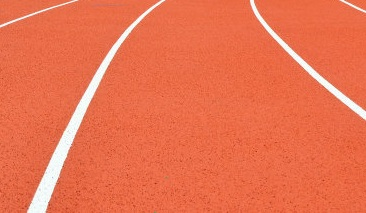
//> input picture testimage/2.jpg, 366 x 213 px
$ ./xunxian3_image_test ../testimage/2.jpg   (built with g++ and OpenCV 4)
//> lines starting //> are read from the running program, lines starting //| are printed output that depends on the picture; after the words box and inside, x2 and y2 are one past the last pixel; in counts of white or black regions, pixels touching at a corner belong together
//> further down, source is the input picture: 213 rows x 366 cols, CV_8UC3; mean B, G, R 79.1, 113.2, 234
// xunxian3 图片巡线测试
// 读取一张图片后持续显示结果，按 q 或 ESC 退出。
// 不使用摄像头、GPIO、电机或舵机。

#include <opencv2/opencv.hpp>

#include <array>
#include <iostream>
#include <string>

using namespace cv;
using namespace std;

namespace TrackConfig {
    constexpr int image_width = 320;
    constexpr int image_height = 180;
    constexpr int x_middle = 160;
    constexpr int wide_scan = 5;
    constexpr int wide_need = 2;
    constexpr int up_scan_wide = 130;
    constexpr int down_scan_wide = 170;
    constexpr int y_scan_wide = 5;

    constexpr int red1_h_min = 0;
    constexpr int red1_h_max = 34;
    constexpr int red2_h_min = 160;
    constexpr int red2_h_max = 179;
    constexpr int red_s_min = 75;
    constexpr int red_v_min = 70;

    constexpr int blue_h_min = 100;
    constexpr int blue_h_max = 140;
    constexpr int blue_s_min = 37;
    constexpr int blue_v_min = 100;
}

struct ScanState {
    int error = 0;
    std::array<int, 10> middle{};
    std::array<int, 10> left{};
    std::array<int, 10> right{};
};

static ScanState scan_state;

static Mat processTrackMask(const Mat& frame) {
    Mat resized;
    resize(frame, resized, Size(TrackConfig::image_width, TrackConfig::image_height));

    Mat blurred;
    GaussianBlur(resized, blurred, Size(5, 5), 0);

    Mat hsv;
    cvtColor(blurred, hsv, COLOR_BGR2HSV);
//> hsv: 180 rows x 320 cols, CV_8UC3; mean H, S, V 7.8, 169.3, 234

    Mat red_mask1;
    Mat red_mask2;
    Mat blue_mask;
    inRange(hsv,
            Scalar(TrackConfig::red1_h_min, TrackConfig::red_s_min, TrackConfig::red_v_min),
            Scalar(TrackConfig::red1_h_max, 255, 255), red_mask1);
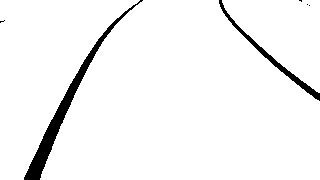
//> red_mask1: 180 rows x 320 cols, CV_8UC1; 95.9% white; 6 black regions (4 under 20 px), largest, box (x1, y1, x2, y2) and area: (24, 0, 143, 180) 1720, (219, 0, 320, 101) 656
    inRange(hsv,
            Scalar(TrackConfig::red2_h_min, TrackConfig::red_s_min, TrackConfig::red_v_min),
            Scalar(TrackConfig::red2_h_max, 255, 255), red_mask2);
//> red_mask2: 180 rows x 320 cols, CV_8UC1; every value is 0
    inRange(hsv,
            Scalar(TrackConfig::blue_h_min, TrackConfig::blue_s_min, TrackConfig::blue_v_min),
            Scalar(TrackConfig::blue_h_max, 255, 255), blue_mask);

    Mat mask = red_mask1 | red_mask2 | blue_mask;
    Mat kernel = getStructuringElement(MORPH_RECT, Size(5, 5));
    dilate(mask, mask, kernel, Point(-1, -1), 2);
    morphologyEx(mask, mask, MORPH_OPEN, kernel);
    morphologyEx(mask, mask, MORPH_CLOSE, kernel);
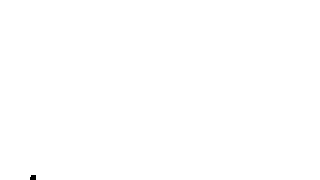
//> mask: 180 rows x 320 cols, CV_8UC1; 100% white; 1 black region, box (x1, y1, x2, y2) and area: (30, 175, 36, 180) 28
    return mask;
}

static void scanLine(const Mat& mask) {
    scan_state = ScanState{};
    int left_line_x = TrackConfig::x_middle;
    int right_line_x = TrackConfig::x_middle;
    int sample_count = 0;

    Mat scan_area = mask(Range(TrackConfig::up_scan_wide, TrackConfig::down_scan_wide), Range::all());
//> scan_area: 40 rows x 320 cols, CV_8UC1; every value is 255
    Mat bottom_row = scan_area.row(scan_area.rows - 1);
//> bottom_row = 320 values from 255 to 255

    while (left_line_x > TrackConfig::wide_scan + 1) {
        Mat area = bottom_row.colRange(left_line_x - TrackConfig::wide_scan, left_line_x);
        if (countNonZero(area) > TrackConfig::wide_need) break;
        --left_line_x;
    }
//> this loop made 1 pass
//> area on pass 1: [255, 255, 255, 255, 255]
//> after the loop, left_line_x = 160
    while (right_line_x < TrackConfig::image_width - TrackConfig::wide_scan - 1) {
        Mat area = bottom_row.colRange(right_line_x, right_line_x + TrackConfig::wide_scan);
        if (countNonZero(area) > TrackConfig::wide_need) break;
        ++right_line_x;
    }
//> after the loop, right_line_x = 160

    scan_state.left[0] = left_line_x;
//> scan_state.left = [160, 0, 0, 0, 0, 0, 0, 0, 0, 0]
    scan_state.right[0] = right_line_x;
//> scan_state.right = [160, 0, 0, 0, 0, 0, 0, 0, 0, 0]
    scan_state.middle[0] = (left_line_x + right_line_x) / 2;
//> scan_state.middle = [160, 0, 0, 0, 0, 0, 0, 0, 0, 0]
    scan_state.error = scan_state.middle[0] - TrackConfig::x_middle;
//> scan_state.error = 0
    sample_count = 1;

    int index = 1;
    for (int row = scan_area.rows - 1 - TrackConfig::y_scan_wide;
         row >= 0 && index < static_cast<int>(scan_state.middle.size());
         row -= TrackConfig::y_scan_wide) {
        Mat current_row = scan_area.row(row);
        int center = scan_state.middle[index - 1];
        int candidate = center;

        while (candidate > TrackConfig::wide_scan + 1) {
            Mat area = current_row.colRange(candidate - TrackConfig::wide_scan, candidate);
            if (countNonZero(area) > TrackConfig::wide_need) break;
            left_line_x = candidate;
            --candidate;
        }

        candidate = center;
        while (candidate < TrackConfig::image_width - TrackConfig::wide_scan - 1) {
            Mat area = current_row.colRange(candidate, candidate + TrackConfig::wide_scan);
            if (countNonZero(area) > TrackConfig::wide_need) break;
            right_line_x = candidate;
            ++candidate;
        }

        scan_state.left[index] = left_line_x;
        scan_state.right[index] = right_line_x;
        scan_state.middle[index] = (left_line_x + right_line_x) / 2;
        scan_state.error += scan_state.middle[index] - TrackConfig::x_middle;
        ++sample_count;
        ++index;
    }
//> this loop made 7 passes
//> after the loop, left_line_x = 160; right_line_x = 160; scan_state.error = 0; sample_count = 8; index = 8

    if (sample_count > 0) {
        scan_state.error /= sample_count;
    }
}

static void drawResult(Mat& display) {
    for (int index = 0; index < 10; ++index) {
        int y = TrackConfig::down_scan_wide - index * TrackConfig::y_scan_wide;
        if (y < TrackConfig::up_scan_wide) break;

        circle(display, Point(scan_state.left[index], y), 2, Scalar(0, 0, 255), -1);
        circle(display, Point(scan_state.right[index], y), 2, Scalar(0, 0, 255), -1);
        circle(display, Point(scan_state.middle[index], y), 2, Scalar(0, 255, 255), -1);
        line(display,
             Point(scan_state.left[index], y),
             Point(scan_state.right[index], y),
             Scalar(0, 255, 0), 1, LINE_AA);
    }
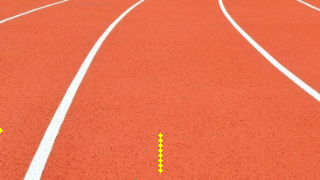
//> display: 180 rows x 320 cols, CV_8UC3; mean B, G, R 78.8, 113.3, 233.9

    line(display, Point(TrackConfig::x_middle, 0),
         Point(TrackConfig::x_middle, display.rows), Scalar(255, 255, 0), 1, LINE_AA);
    putText(display, "error=" + to_string(scan_state.error), Point(10, 25),
            FONT_HERSHEY_SIMPLEX, 0.7, Scalar(0, 255, 255), 2, LINE_AA);
}

int main(int argc, char** argv) {
    if (argc < 2) {
        cerr << "用法: ./xunxian3_image_test image.jpg" << endl;
        return 1;
    }

    Mat source = imread(argv[1], IMREAD_COLOR);
    if (source.empty()) {
        cerr << "图片读取失败: " << argv[1] << endl;
        return 1;
    }

    Mat image;
    resize(source, image, Size(TrackConfig::image_width, TrackConfig::image_height));

    namedWindow("xunxian3_image_test", WINDOW_NORMAL);
    resizeWindow("xunxian3_image_test", 1200, 420);
    cout << "xunxian3 图片测试启动，按 q 或 ESC 退出" << endl;

    while (true) {
        Mat mask = processTrackMask(image);
        scanLine(mask);

        Mat raw = image.clone();
        Mat mask_bgr;
        cvtColor(mask, mask_bgr, COLOR_GRAY2BGR);
        Mat result = image.clone();
        drawResult(result);

        putText(raw, "RAW", Point(10, 25), FONT_HERSHEY_SIMPLEX, 0.7,
                Scalar(0, 255, 0), 2, LINE_AA);
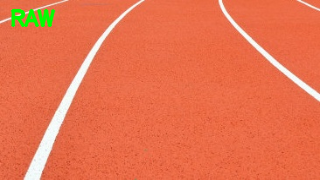
//> raw: 180 rows x 320 cols, CV_8UC3; mean B, G, R 78.3, 114.2, 232
        putText(mask_bgr, "TRACK MASK", Point(10, 25), FONT_HERSHEY_SIMPLEX, 0.7,
                Scalar(0, 255, 0), 2, LINE_AA);
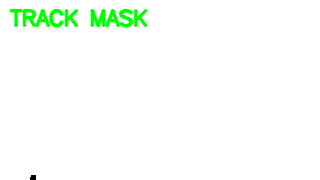
//> mask_bgr: 180 rows x 320 cols, CV_8UC3; mean B, G, R 249.4, 254.9, 249.4
        putText(result, "SCAN RESULT", Point(10, 48), FONT_HERSHEY_SIMPLEX, 0.55,
                Scalar(0, 255, 0), 1, LINE_AA);
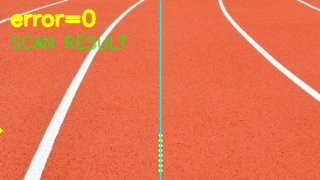
//> result: 180 rows x 320 cols, CV_8UC3; mean B, G, R 78.2, 116.4, 231.7

        Mat combined;
        hconcat(vector<Mat>{raw, mask_bgr, result}, combined);
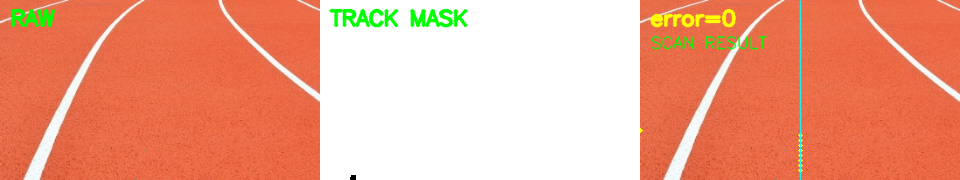
//> combined: 180 rows x 960 cols, CV_8UC3; mean B, G, R 135.3, 161.8, 237.7
        imshow("xunxian3_image_test", combined);
        cout << "error=" << scan_state.error << "\r" << flush;
//| error=0

        int key = waitKey(30);
//> the 'q' key is pressed
        if (key == 27 || key == 'q' || key == 'Q') break;
    }

    cout << endl << "图片测试结束" << endl;
    destroyAllWindows();
    return 0;
}
